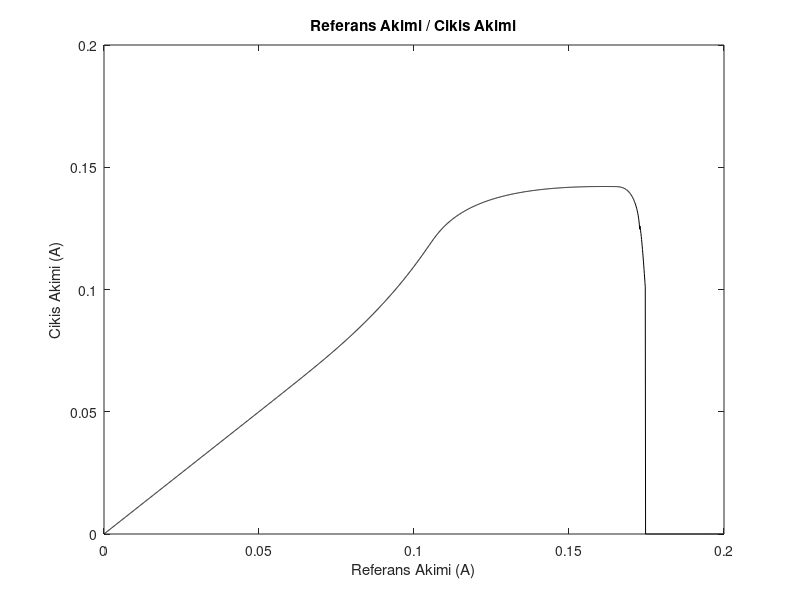
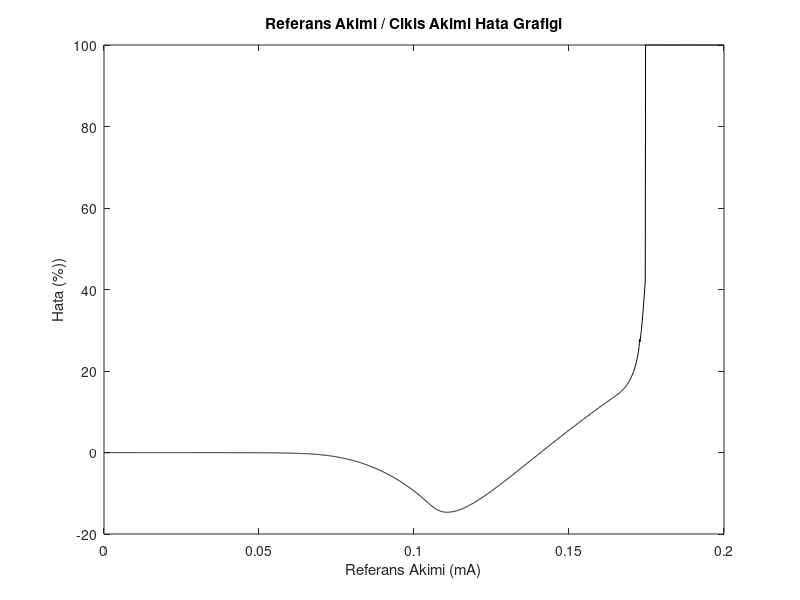
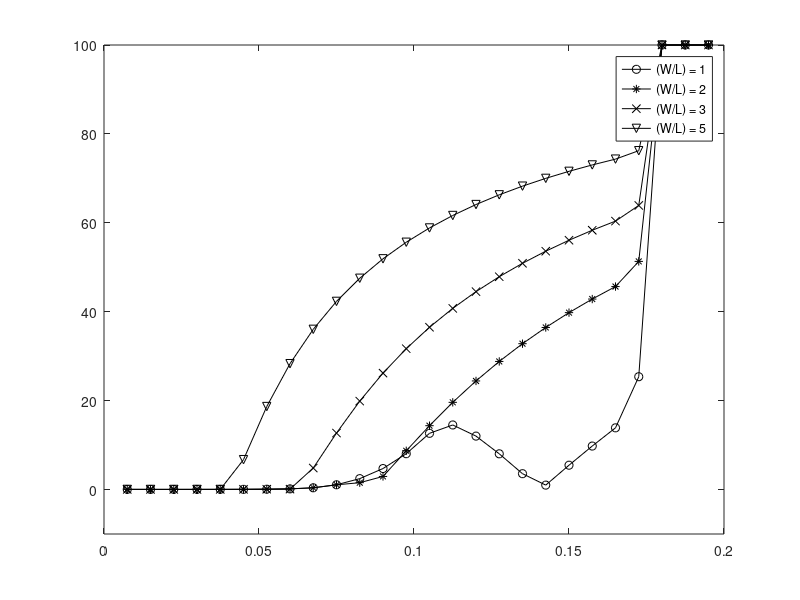
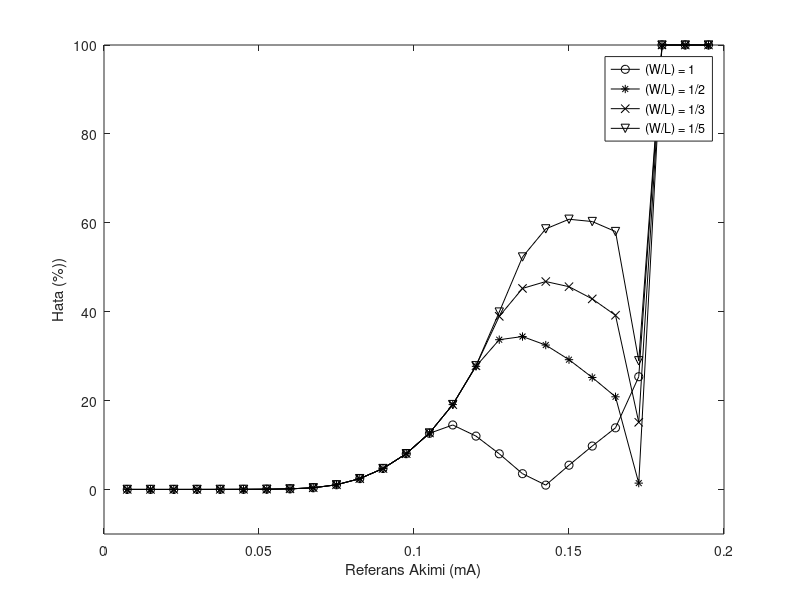

Reproduce these figures in MATLAB, in order.
clc
clear
close all

%% Section 1.2
load('data2_1.txt');
data1 = data2_1';
d1_Iref = data2_1(:,2);
d1_Iout = data2_1(:,3);

figure();
plot(d1_Iref,d1_Iout,'k');
title("Referans Akimi / Cikis Akimi");
xlabel("Referans Akimi (A)");
ylabel("Cikis Akimi (A)");

figure();
d1_error = zeros(length(data1) , 1);
d1_error = (d1_Iref - d1_Iout)./d1_Iref *100;
plot(d1_Iref,d1_error,'-k');
title("Referans Akimi / Cikis Akimi Hata Grafigi");
xlabel("Referans Akimi (mA)");
ylabel("Hata (%))");

%% Section 1.2.1
load('data2_2_1.txt');
load('data2_2_2.txt');
load('data2_2_3.txt');
data2_1 = data2_2_1';
data2_2 = data2_2_2';
data2_3 = data2_2_3';
d2_Iout_2 = data2_2_1(:,3);
d2_Iout_3 = data2_2_2(:,3);
d2_Iout_4 = data2_2_3(:,3);

d2_error1 = abs(((d1_Iref*2) - d2_Iout_2)./(d1_Iref*2) * 100);
d2_error2 = abs(((d1_Iref*3) - d2_Iout_3)./(d1_Iref*3) * 100);
d2_error3 = abs(((d1_Iref*5) - d2_Iout_4)./(d1_Iref*5) * 100);

%Down-Sampling
d1_Iref = d1_Iref(1:75:2001,1);
d1_error = d1_error(1:75:2001,1);
d2_error1 = d2_error1(1:75:2001,1);
d2_error2 = d2_error2(1:75:2001,1);
d2_error3 = d2_error3(1:75:2001,1);

figure();
plot(d1_Iref,abs(d1_error),'-ok'); hold on;
plot(d1_Iref,d2_error1, '-*k'); hold on;
plot(d1_Iref,d2_error2, '-xk'); hold on;
plot(d1_Iref,d2_error3, '-vk'); hold on;
legend("(W/L) = 1" , "(W/L) = 2" , "(W/L) = 3" , "(W/L) = 5");
axis([0 0.2 -10 100]);

%% Section 1.2.2

load('data2_2_4.txt');
load('data2_2_5.txt');
load('data2_2_6.txt');
data2_4 = data2_2_4';
data2_5 = data2_2_5';
data2_6 = data2_2_6';
d2_Iout_5 = data2_2_4(:,3);
d2_Iout_6 = data2_2_5(:,3);
d2_Iout_7 = data2_2_6(:,3);

d1_Iref_e = data2_2_4(:,2);

d2_error4 = abs(((d1_Iref_e/2) - d2_Iout_5)./(d1_Iref_e/2) * 100);
d2_error5 = abs(((d1_Iref_e/3) - d2_Iout_6)./(d1_Iref_e/3) * 100);
d2_error6 = abs(((d1_Iref_e/5) - d2_Iout_7)./(d1_Iref_e/5) * 100);

%Down-Sampling
d2_error4 = d2_error4(1:75:2001,1);
d2_error5 = d2_error5(1:75:2001,1);
d2_error6 = d2_error6(1:75:2001,1);

figure();
plot(d1_Iref,abs(d1_error),'-ok'); hold on;
plot(d1_Iref,d2_error4, '-*k'); hold on;
plot(d1_Iref,d2_error5, '-xk'); hold on;
plot(d1_Iref,d2_error6, '-vk'); hold on;
legend("(W/L) = 1" , "(W/L) = 1/2" , "(W/L) = 1/3" , "(W/L) = 1/5");
xlabel("Referans Akimi (mA)");
ylabel("Hata (%))");
axis([0 0.2 -10 100]);

%% Section 1.3 - VDs/Iref

load('data2_2_7.txt');
data2_2_7 = data2_2_7';
vds = data2_2_7(2,:);
Iref_h = data2_2_7(1,:);
vds_min = min(vds);
vds_holder = zeros(1,2001);
vds_holder(1,:) = vds_min;

figure();
plot(Iref_h,vds_holder,'-*k'); hold on;
plot(Iref_h,vds,'-k');
title("Referans Akimi / Vds Gerilimi");
xlabel("Referans Akimi (A)");
ylabel("Vds Gerilimi (V)");
legend("Minimun Vds","Vds Gerilimi (V)");
axis([0 0.2 0 13]);





